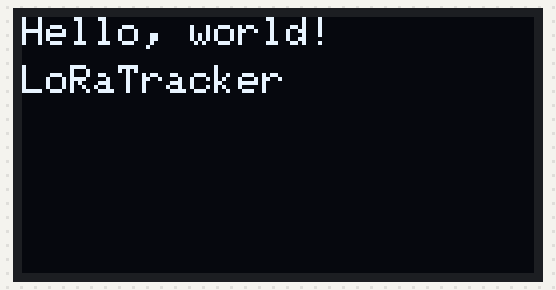
A sketch run on a simulated Arduino Uno, built with avr-gcc and run on an emulated ATmega328P. Shown: 128×64 one-colour display. What the sketch prints to the serial monitor is not drawn.

Above: at 0.1 s.

Measured:
- what the display in image 0 shows lasts 2.0 s, from 0.1 s to 2.1 s

The sketch:

SSD1306_Display_Test_Adafruit.ino
```cpp
                                                                //SSD1306_Display_Test_Adafruit.ino
/*
**************************************************************************************************

  Easy Build LoRaTracker Programs for Arduino

  Copyright of the author Stuart Robinson - 05/10/2017

  http://www.LoRaTracker.uk

  These programs may be used free of charge for personal, recreational and educational purposes only.

  This program, or parts of it, may not be used for or in connection with any commercial purpose without the explicit permission
  of the author Stuart Robinson.

  The programs are supplied as is, it is up to individual to decide if the programs are suitable for the intended purpose and
  free from errors.

  This test program uses the Adafruit SSD1306 driver library; //https://github.com/adafruit/Adafruit_SSD1306

  For a 128 x 64 OLED.
 **************************************************************************************************

*/


#include <Adafruit_GFX.h>
#include <Adafruit_SSD1306.h>                           //https://github.com/adafruit/Adafruit_SSD1306
unsigned int count = 0;
#define OLED_RESET -1
Adafruit_SSD1306 display(OLED_RESET);

void loop()
{
  Serial.println(F("Running Display Test"));
  display.setTextSize(1);
  display.setTextColor(WHITE);
  display.clearDisplay();
  display.display();
  display.setCursor(0,0);
  display.println("Hello, world!");
  display.setCursor(0,12);
  display.println("LoRaTracker");
  display.display();
  delay(2000);
  display.clearDisplay();
  display.display();
  delay(1000);
}


void setup()
{
  Serial.begin(38400);
  Serial.print("SD1306 Display Test");
  display.begin(SSD1306_SWITCHCAPVCC, 0x3C);           //initialize with the I2C addr 0x3C (for the 128x64)
}
```
